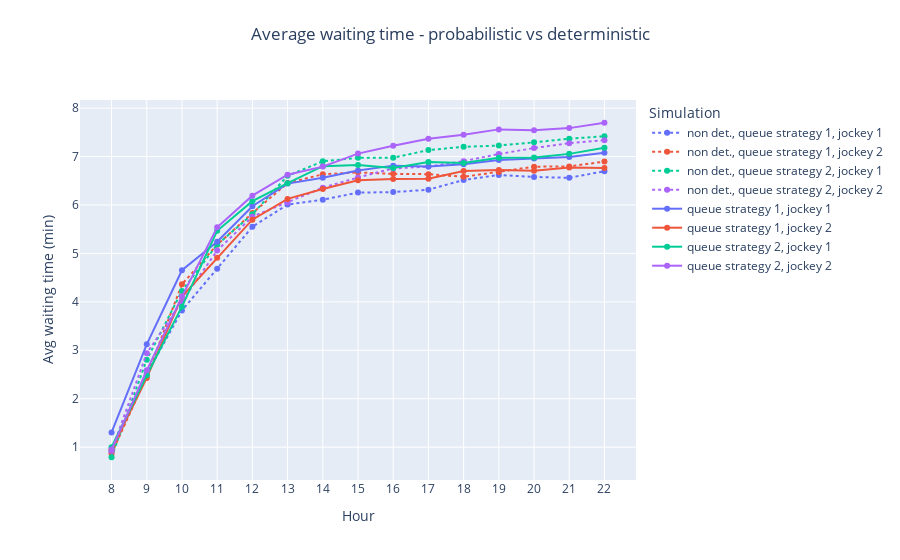

Notebook cell for this chart:
### Code cell
# Average waiting time
fig =  go.Figure()

fig = add_simulation_to_plot(
    fig, df_simulations, 'prob_coda1_jockey1', "Avg_waiting_times_standard",
    line=dict(color=COLORS[0], dash='dot'))
fig = add_simulation_to_plot(
    fig, df_simulations, 'prob_coda1_jockey2', "Avg_waiting_times_standard",
    line=dict(color=COLORS[1], dash='dot'))
fig = add_simulation_to_plot(
    fig, df_simulations, 'prob_coda2_jockey1', "Avg_waiting_times_standard",
    line=dict(color=COLORS[2], dash='dot'))
fig = add_simulation_to_plot(
    fig, df_simulations, 'prob_coda2_jockey2', "Avg_waiting_times_standard",
    line=dict(color=COLORS[3], dash='dot'))
fig = add_simulation_to_plot(
    fig, df_simulations, 'coda1_jockey1', "Avg_waiting_times_standard",
    line=dict(color=COLORS[0]))
fig = add_simulation_to_plot(
    fig, df_simulations, 'coda1_jockey2', "Avg_waiting_times_standard",
    line=dict(color=COLORS[1]))
fig = add_simulation_to_plot(
    fig, df_simulations, 'coda2_jockey1', "Avg_waiting_times_standard",
    line=dict(color=COLORS[2]))
fig = add_simulation_to_plot(
    fig, df_simulations, 'coda2_jockey2', "Avg_waiting_times_standard",
    line=dict(color=COLORS[3]))


fig = decorate_figure(fig,
    title="Average waiting time - probabilistic vs deterministic",
    y_axis_title="Avg waiting time (min)")

fig.show()
fig.write_image("doc/report/images/results/avg_wt_prob.png", scale=IMAGE_SCALE)

### Figure 1 — Plotly figure (JSON) as saved in the notebook; plotly's stock layout.template omitted (floating-point values rounded to 4 significant figures)
{"data": [{"line": {"color": "#636EFA", "dash": "dot"}, "mode": "lines+markers", "name": "non det., queue strategy 1, jockey 1", "type": "scatter", "x": [8, 9, 10, 11, 12, 13, 14, 15, 16, 17, 18, 19, 20, 21, 22], "y": [0.9023, 2.509, 3.822, 4.683, 5.551, 6.008, 6.11, 6.256, 6.266, 6.315, 6.516, 6.621, 6.578, 6.562, 6.697]}, {"line": {"color": "#EF553B", "dash": "dot"}, "mode": "lines+markers", "name": "non det., queue strategy 1, jockey 2", "type": "scatter", "x": [8, 9, 10, 11, 12, 13, 14, 15, 16, 17, 18, 19, 20, 21, 22], "y": [0.8625, 2.471, 4.363, 5.181, 5.832, 6.452, 6.634, 6.673, 6.643, 6.636, 6.581, 6.682, 6.791, 6.797, 6.896]}, {"line": {"color": "#00CC96", "dash": "dot"}, "mode": "lines+markers", "name": "non det., queue strategy 2, jockey 1", "type": "scatter", "x": [8, 9, 10, 11, 12, 13, 14, 15, 16, 17, 18, 19, 20, 21, 22], "y": [0.7917, 2.805, 4.226, 5.182, 5.809, 6.602, 6.902, 6.973, 6.976, 7.134, 7.201, 7.227, 7.294, 7.368, 7.419]}, {"line": {"color": "#AB63FA", "dash": "dot"}, "mode": "lines+markers", "name": "non det., queue strategy 2, jockey 2", "type": "scatter", "x": [8, 9, 10, 11, 12, 13, 14, 15, 16, 17, 18, 19, 20, 21, 22], "y": [0.9193, 2.938, 4.014, 5.06, 5.759, 6.051, 6.357, 6.568, 6.754, 6.793, 6.905, 7.053, 7.176, 7.276, 7.336]}, {"line": {"color": "#636EFA"}, "mode": "lines+markers", "name": "queue strategy 1, jockey 1", "type": "scatter", "x": [8, 9, 10, 11, 12, 13, 14, 15, 16, 17, 18, 19, 20, 21, 22], "y": [1.304, 3.123, 4.653, 5.24, 5.974, 6.442, 6.562, 6.71, 6.813, 6.794, 6.843, 6.929, 6.959, 6.989, 7.081]}, {"line": {"color": "#EF553B"}, "mode": "lines+markers", "name": "queue strategy 1, jockey 2", "type": "scatter", "x": [8, 9, 10, 11, 12, 13, 14, 15, 16, 17, 18, 19, 20, 21, 22], "y": [0.9499, 2.43, 4.112, 4.911, 5.697, 6.126, 6.331, 6.509, 6.536, 6.54, 6.703, 6.722, 6.708, 6.772, 6.766]}, {"line": {"color": "#00CC96"}, "mode": "lines+markers", "name": "queue strategy 2, jockey 1", "type": "scatter", "x": [8, 9, 10, 11, 12, 13, 14, 15, 16, 17, 18, 19, 20, 21, 22], "y": [0.9987, 2.484, 3.9, 5.466, 6.078, 6.451, 6.802, 6.827, 6.765, 6.889, 6.869, 6.974, 6.979, 7.055, 7.183]}, {"line": {"color": "#AB63FA"}, "mode": "lines+markers", "name": "queue strategy 2, jockey 2", "type": "scatter", "x": [8, 9, 10, 11, 12, 13, 14, 15, 16, 17, 18, 19, 20, 21, 22], "y": [0.9501, 2.586, 4.109, 5.539, 6.193, 6.625, 6.793, 7.061, 7.222, 7.37, 7.452, 7.561, 7.546, 7.587, 7.698]}], "layout": {"legend": {"title": {"text": "Simulation"}}, "title": {"text": "Average waiting time - probabilistic vs deterministic", "x": 0.5, "xanchor": "center", "y": 0.95, "yanchor": "top"}, "xaxis": {"dtick": 1, "tick0": 0, "tickmode": "linear", "title": {"text": "Hour"}}, "yaxis": {"dtick": 1, "tick0": 0, "tickmode": "linear", "title": {"text": "Avg waiting time (min)"}}}}
